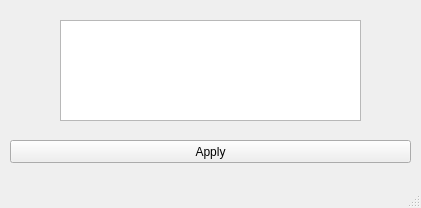
<?xml version="1.0" encoding="UTF-8"?>
<ui version="4.0">
 <class>PlayerManager</class>
 <widget class="QMainWindow" name="PlayerManager">
  <property name="geometry">
   <rect>
    <x>0</x>
    <y>0</y>
    <width>421</width>
    <height>208</height>
   </rect>
  </property>
  <property name="minimumSize">
   <size>
    <width>421</width>
    <height>208</height>
   </size>
  </property>
  <property name="maximumSize">
   <size>
    <width>421</width>
    <height>208</height>
   </size>
  </property>
  <property name="windowTitle">
   <string>Manage Remote Player Data</string>
  </property>
  <widget class="QWidget" name="centralwidget">
   <widget class="QPushButton" name="apply">
    <property name="geometry">
     <rect>
      <x>10</x>
      <y>140</y>
      <width>401</width>
      <height>23</height>
     </rect>
    </property>
    <property name="text">
     <string>Apply</string>
    </property>
   </widget>
   <widget class="QListWidget" name="player_list">
    <property name="geometry">
     <rect>
      <x>60</x>
      <y>20</y>
      <width>301</width>
      <height>101</height>
     </rect>
    </property>
    <property name="alternatingRowColors">
     <bool>true</bool>
    </property>
    <property name="selectionMode">
     <enum>QAbstractItemView::MultiSelection</enum>
    </property>
    <property name="sortingEnabled">
     <bool>false</bool>
    </property>
   </widget>
  </widget>
  <widget class="QMenuBar" name="menubar">
   <property name="geometry">
    <rect>
     <x>0</x>
     <y>0</y>
     <width>421</width>
     <height>21</height>
    </rect>
   </property>
  </widget>
  <widget class="QStatusBar" name="statusbar"/>
 </widget>
 <resources/>
 <connections/>
</ui>
